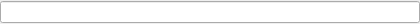
<?xml version="1.0" encoding="UTF-8"?>
<ui version="4.0">
 <class>SearchBar</class>
 <widget class="QWidget" name="SearchBar">
  <property name="geometry">
   <rect>
    <x>0</x>
    <y>0</y>
    <width>420</width>
    <height>24</height>
   </rect>
  </property>
  <property name="windowTitle">
   <string notr="true"/>
  </property>
  <layout class="QHBoxLayout" name="search_layout">
   <property name="spacing">
    <number>0</number>
   </property>
   <property name="leftMargin">
    <number>0</number>
   </property>
   <property name="topMargin">
    <number>0</number>
   </property>
   <property name="rightMargin">
    <number>0</number>
   </property>
   <property name="bottomMargin">
    <number>0</number>
   </property>
   <item>
    <widget class="QLineEdit" name="search_line_edit">
     <property name="toolTip">
      <string>Search tools, points, curves, variables and help</string>
     </property>
     <property name="clearButtonEnabled">
      <bool>true</bool>
     </property>
    </widget>
   </item>
  </layout>
 </widget>
 <resources/>
 <connections/>
</ui>
